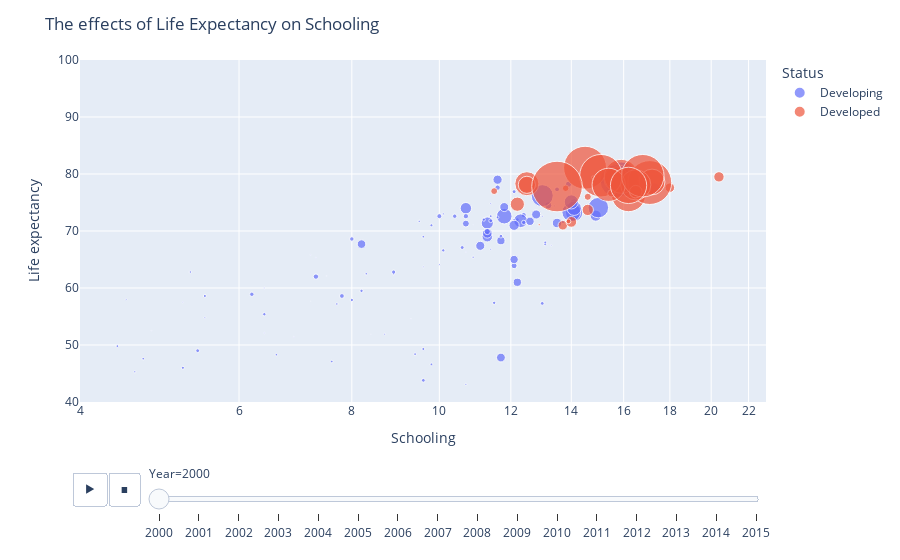

The notebook cell saved with this chart:
### Code cell
d = px.scatter(data_frame=lifeworld, y='Life expectancy ', x='Schooling', animation_frame='Year', 
               log_x=True, color ='Status', size='percentage expenditure', range_y=[40,100],
               range_x=[4,23], hover_name='Country', animation_group='Country', size_max=55)
d.update_layout(title='The effects of Life Expectancy on Schooling', transition = {'duration': 400})
d.show()

### Figure 1 — Plotly figure (JSON) as saved in the notebook; plotly's stock layout.template omitted (floating-point values rounded to 4 significant figures; data arrays with more than 128 entries replaced by an {"elided": "..."} marker saying what was removed)
{"data": [{"hovertemplate": "<b>%{hovertext}</b><br><br>Status=Developing<br>Year=2000<br>Schooling=%{x}<br>Life expectancy =%{y}<br>percentage expenditure=%{marker.size}<extra></extra>", "hovertext": {"elided": "151 str values"}, "ids": {"elided": "151 str values"}, "legendgroup": "Developing", "marker": {"color": "#636efa", "size": {"elided": "151 float values"}, "sizemode": "area", "sizeref": 6.44, "symbol": "circle"}, "mode": "markers", "name": "Developing", "orientation": "v", "showlegend": true, "type": "scatter", "x": {"elided": "151 float values"}, "xaxis": "x", "y": {"elided": "151 float values"}, "yaxis": "y"}, {"hovertemplate": "<b>%{hovertext}</b><br><br>Status=Developed<br>Year=2000<br>Schooling=%{x}<br>Life expectancy =%{y}<br>percentage expenditure=%{marker.size}<extra></extra>", "hovertext": ["Slovakia", "Latvia", "Spain", "Singapore", "Belgium", "Ireland", "Japan", "Sweden", "Italy", "Switzerland", "Norway", "Cyprus", "Malta", "Croatia", "New Zealand", "Netherlands", "Czechia", "Luxembourg", "Romania", "Denmark", "Lithuania", "Bulgaria", "Poland", "Portugal", "Austria", "Slovenia", "United States of America", "Hungary", "Australia", "Iceland", "Germany", "United Kingdom of Great Britain and Northern Ireland"], "ids": ["Slovakia", "Latvia", "Spain", "Singapore", "Belgium", "Ireland", "Japan", "Sweden", "Italy", "Switzerland", "Norway", "Cyprus", "Malta", "Croatia", "New Zealand", "Netherlands", "Czechia", "Luxembourg", "Romania", "Denmark", "Lithuania", "Bulgaria", "Poland", "Portugal", "Austria", "Slovenia", "United States of America", "Hungary", "Australia", "Iceland", "Germany", "United Kingdom of Great Britain and Northern Ireland"], "legendgroup": "Developed", "marker": {"color": "#EF553B", "size": [0, 291.0, 1934.0, 1856.0, 287.2, 3795.0, 5926.0, 3690.0, 31.51, 5835.0, 6191.0, 950.8, 134.4, 649.4, 2143.0, 2945.0, 0, 8246.0, 152.6, 508.7, 373.3, 15.24, 412.4, 167.3, 3557.0, 161.4, 0, 75.36, 347.2, 5809.0, 4239.0, 0], "sizemode": "area", "sizeref": 6.44, "symbol": "circle"}, "mode": "markers", "name": "Developed", "orientation": "v", "showlegend": true, "type": "scatter", "x": [13, 13.7, 15.7, 12.5, 18, 16.2, 14.5, 15.9, 14.8, 15.1, 17.1, 12.5, 13.8, 12.2, 17.2, 16.5, null, 13.5, 11.5, 16.5, 14, 12.9, 14.6, 15.5, 15.4, 14.6, null, 13.9, 20.4, 16.8, 16.2, null], "xaxis": "x", "y": [73, 71, 79.1, 78.3, 77.6, 76.4, 81.1, 79.6, 79.4, 79.7, 78.5, 78.1, 77.5, 74.7, 78.6, 78.1, 74.7, 77.8, 77, 76.9, 71.6, 71.1, 73.7, 76.6, 78.1, 76, 76.8, 71.7, 79.5, 79.7, 78, 77.8], "yaxis": "y"}], "layout": {"legend": {"itemsizing": "constant", "title": {"text": "Status"}, "tracegroupgap": 0}, "margin": {"t": 60}, "sliders": [{"active": 0, "currentvalue": {"prefix": "Year="}, "len": 0.9, "pad": {"b": 10, "t": 60}, "steps": [{"args": [["2000"], {"frame": {"duration": 0, "redraw": false}, "fromcurrent": true, "mode": "immediate", "transition": {"duration": 0, "easing": "linear"}}], "label": "2000", "method": "animate"}, {"args": [["2001"], {"frame": {"duration": 0, "redraw": false}, "fromcurrent": true, "mode": "immediate", "transition": {"duration": 0, "easing": "linear"}}], "label": "2001", "method": "animate"}, {"args": [["2002"], {"frame": {"duration": 0, "redraw": false}, "fromcurrent": true, "mode": "immediate", "transition": {"duration": 0, "easing": "linear"}}], "label": "2002", "method": "animate"}, {"args": [["2003"], {"frame": {"duration": 0, "redraw": false}, "fromcurrent": true, "mode": "immediate", "transition": {"duration": 0, "easing": "linear"}}], "label": "2003", "method": "animate"}, {"args": [["2004"], {"frame": {"duration": 0, "redraw": false}, "fromcurrent": true, "mode": "immediate", "transition": {"duration": 0, "easing": "linear"}}], "label": "2004", "method": "animate"}, {"args": [["2005"], {"frame": {"duration": 0, "redraw": false}, "fromcurrent": true, "mode": "immediate", "transition": {"duration": 0, "easing": "linear"}}], "label": "2005", "method": "animate"}, {"args": [["2006"], {"frame": {"duration": 0, "redraw": false}, "fromcurrent": true, "mode": "immediate", "transition": {"duration": 0, "easing": "linear"}}], "label": "2006", "method": "animate"}, {"args": [["2007"], {"frame": {"duration": 0, "redraw": false}, "fromcurrent": true, "mode": "immediate", "transition": {"duration": 0, "easing": "linear"}}], "label": "2007", "method": "animate"}, {"args": [["2008"], {"frame": {"duration": 0, "redraw": false}, "fromcurrent": true, "mode": "immediate", "transition": {"duration": 0, "easing": "linear"}}], "label": "2008", "method": "animate"}, {"args": [["2009"], {"frame": {"duration": 0, "redraw": false}, "fromcurrent": true, "mode": "immediate", "transition": {"duration": 0, "easing": "linear"}}], "label": "2009", "method": "animate"}, {"args": [["2010"], {"frame": {"duration": 0, "redraw": false}, "fromcurrent": true, "mode": "immediate", "transition": {"duration": 0, "easing": "linear"}}], "label": "2010", "method": "animate"}, {"args": [["2011"], {"frame": {"duration": 0, "redraw": false}, "fromcurrent": true, "mode": "immediate", "transition": {"duration": 0, "easing": "linear"}}], "label": "2011", "method": "animate"}, {"args": [["2012"], {"frame": {"duration": 0, "redraw": false}, "fromcurrent": true, "mode": "immediate", "transition": {"duration": 0, "easing": "linear"}}], "label": "2012", "method": "animate"}, {"args": [["2013"], {"frame": {"duration": 0, "redraw": false}, "fromcurrent": true, "mode": "immediate", "transition": {"duration": 0, "easing": "linear"}}], "label": "2013", "method": "animate"}, {"args": [["2014"], {"frame": {"duration": 0, "redraw": false}, "fromcurrent": true, "mode": "immediate", "transition": {"duration": 0, "easing": "linear"}}], "label": "2014", "method": "animate"}, {"args": [["2015"], {"frame": {"duration": 0, "redraw": false}, "fromcurrent": true, "mode": "immediate", "transition": {"duration": 0, "easing": "linear"}}], "label": "2015", "method": "animate"}], "x": 0.1, "xanchor": "left", "y": 0, "yanchor": "top"}], "title": {"text": "The effects of Life Expectancy on Schooling"}, "transition": {"duration": 400}, "updatemenus": [{"buttons": [{"args": [null, {"frame": {"duration": 500, "redraw": false}, "fromcurrent": true, "mode": "immediate", "transition": {"duration": 500, "easing": "linear"}}], "label": "&#9654;", "method": "animate"}, {"args": [[null], {"frame": {"duration": 0, "redraw": false}, "fromcurrent": true, "mode": "immediate", "transition": {"duration": 0, "easing": "linear"}}], "label": "&#9724;", "method": "animate"}], "direction": "left", "pad": {"r": 10, "t": 70}, "showactive": false, "type": "buttons", "x": 0.1, "xanchor": "right", "y": 0, "yanchor": "top"}], "xaxis": {"anchor": "y", "domain": [0, 1], "range": [0.6021, 1.362], "title": {"text": "Schooling"}, "type": "log"}, "yaxis": {"anchor": "x", "domain": [0, 1], "range": [40, 100], "title": {"text": "Life expectancy "}}}}
